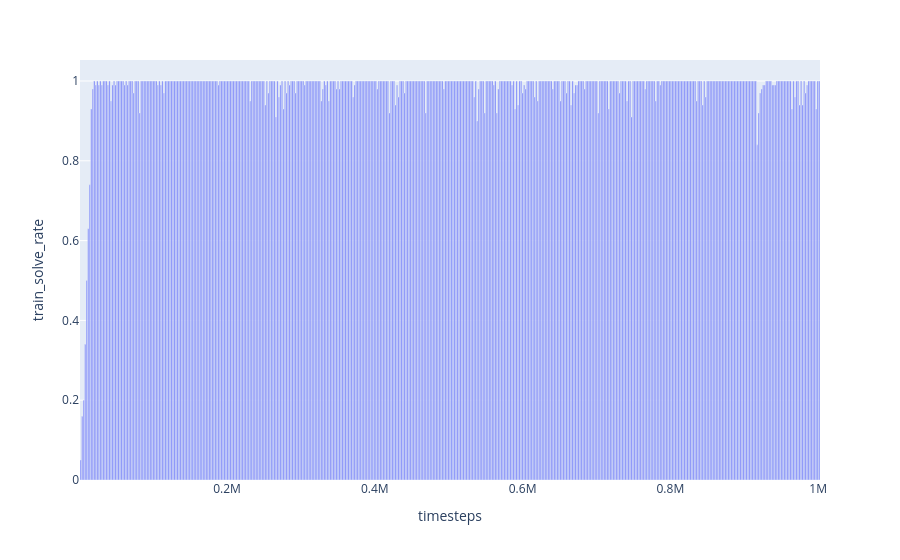

Here is the notebook cell this chart was saved with:
### Code cell
history = pd.read_csv("../models/artifacts/ppo/depth_1_onehot/v009/history.csv")

display(history.head())
print(history.shape)

fig1 = px.bar(history, x='timesteps', y='train_solve_rate')
fig1.show()

### Figure 1 — Plotly figure (JSON) as saved in the notebook; plotly's stock layout.template omitted (floating-point values rounded to 4 significant figures; data arrays with more than 128 entries replaced by an {"elided": "..."} marker saying what was removed)
{"data": [{"hovertemplate": "timesteps=%{x}<br>train_solve_rate=%{y}<extra></extra>", "legendgroup": "", "marker": {"color": "#636efa", "pattern": {"shape": ""}}, "name": "", "orientation": "v", "showlegend": false, "textposition": "auto", "type": "bar", "x": {"elided": "489 int values"}, "xaxis": "x", "y": {"elided": "489 float values"}, "yaxis": "y"}], "layout": {"barmode": "relative", "legend": {"tracegroupgap": 0}, "margin": {"t": 60}, "xaxis": {"anchor": "y", "domain": [0, 1], "title": {"text": "timesteps"}}, "yaxis": {"anchor": "x", "domain": [0, 1], "title": {"text": "train_solve_rate"}}}}
